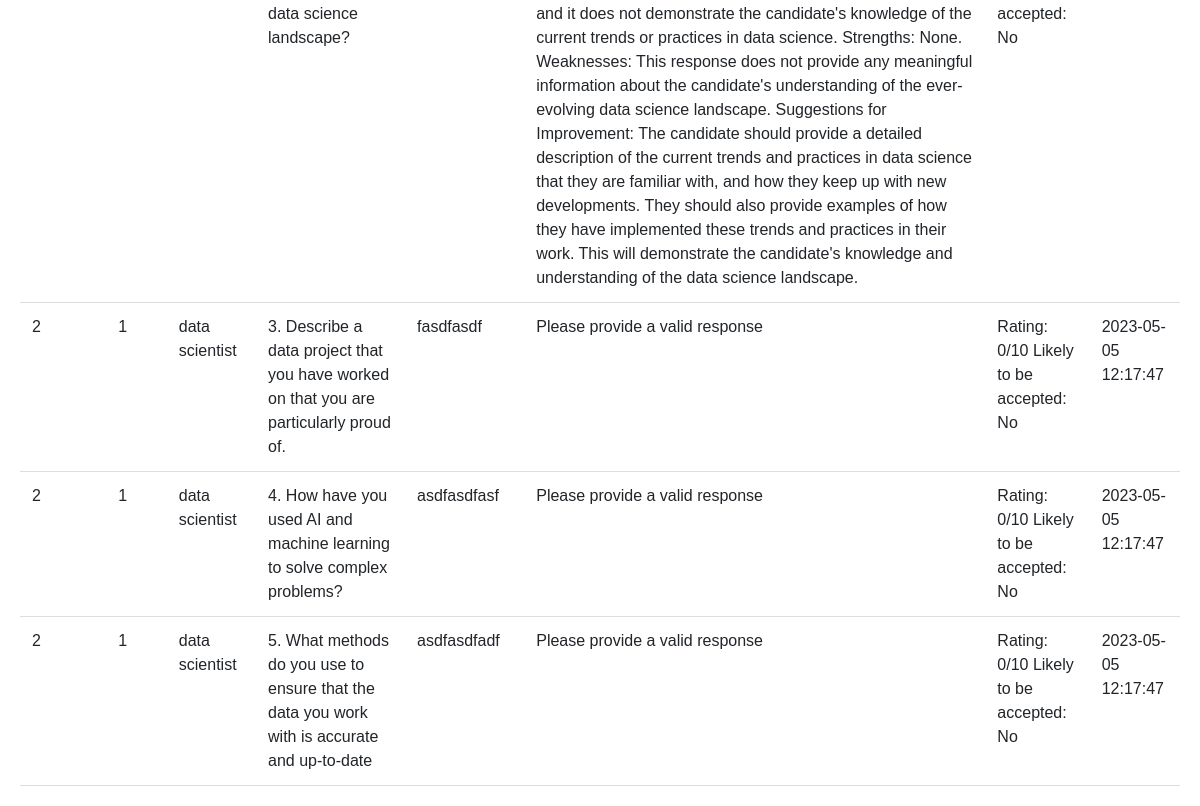
/chat_logs (lower part), run on an earlier commit of the app's database.
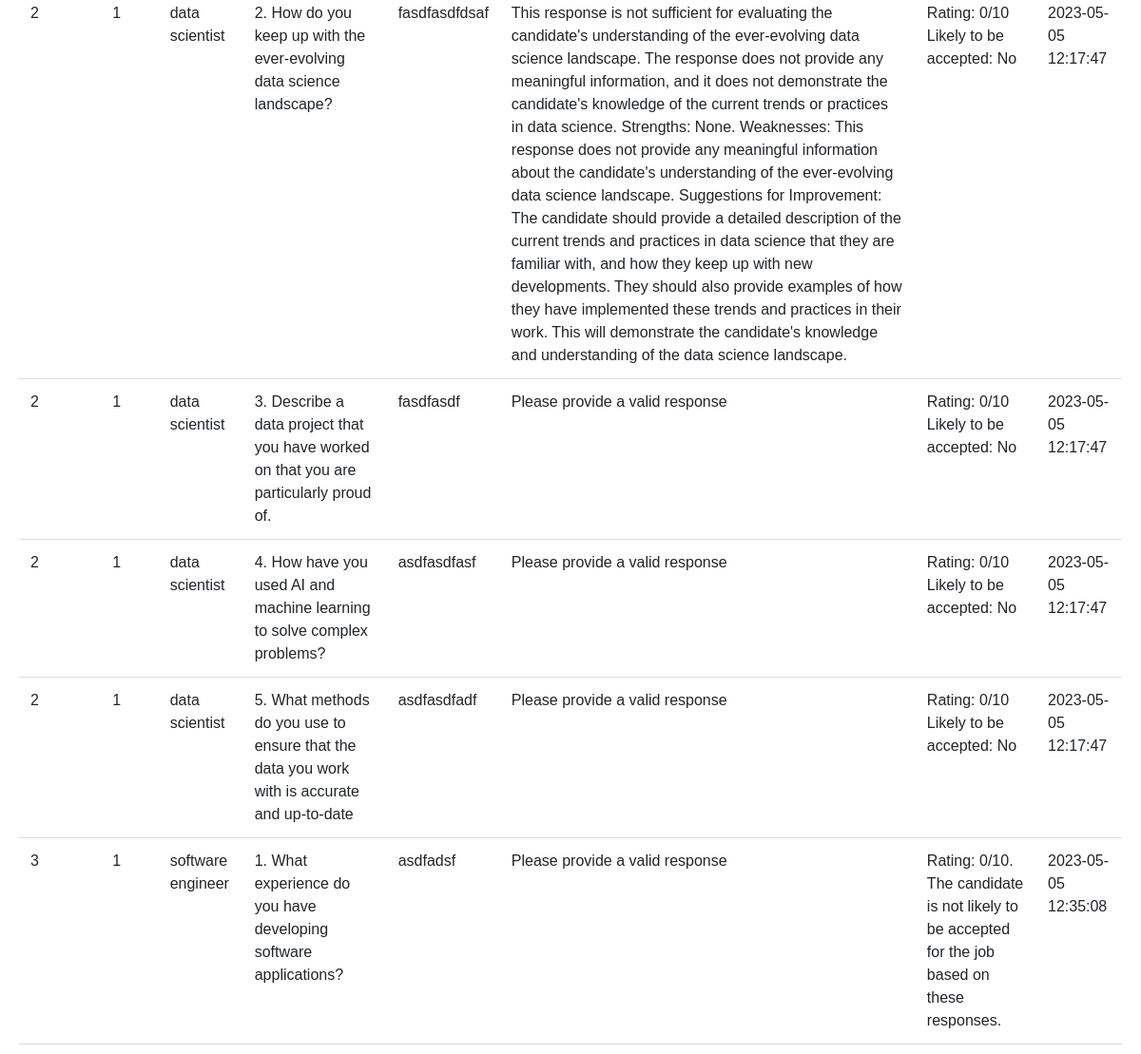
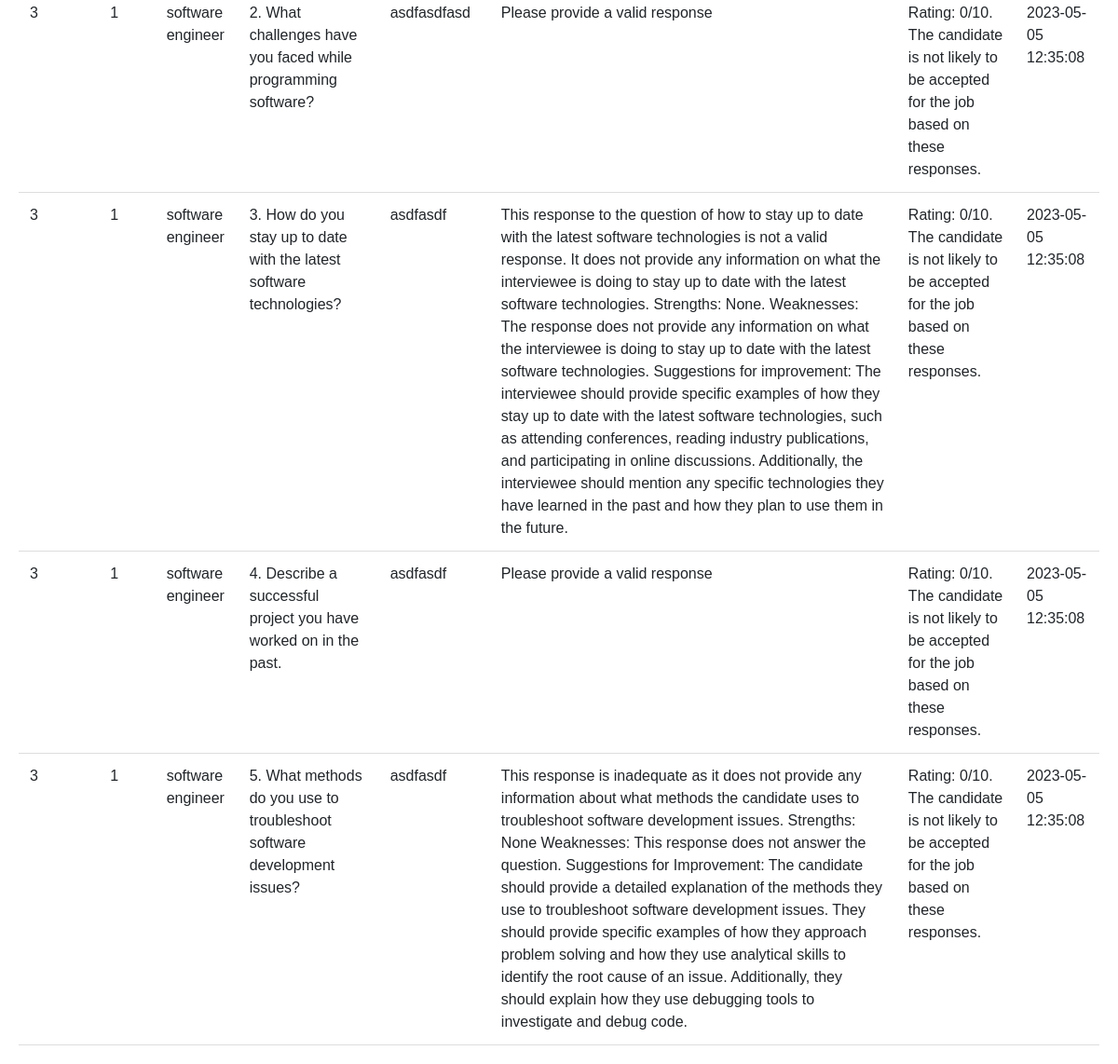
And on a later commit of the database (2 pictures, top to bottom).
### tables this page shows
CREATE TABLE chatHistory (
    chatID INTEGER PRIMARY KEY AUTOINCREMENT, /* Surrogate key */
    sessionID INTEGER NOT NULL, /* Groups the chat history by session */
    botQuestion TEXT NOT NULL, /* The question asked by the bot */
    userResponse TEXT NOT NULL, /* The response given by the user */
    botReview TEXT NOT NULL, /* The review of user answer given by the bot */
    FOREIGN KEY (sessionID) REFERENCES sessionHistory(sessionID) /* Foreign key constraint */
);

CREATE TABLE sessionHistory (
    sessionID INTEGER PRIMARY KEY AUTOINCREMENT, /* SessionID -> each session is 5 questions */
    userID INTEGER NOT NULL, /* Groups the session history by user */
    jobTitle TEXT NOT NULL, /* The job title given by the user */
    finalDecision TEXT, /* The final decision made by the bot -> If the user does not finish a session (when they dont answer all 5 questions), it can be NULL*/
    timestamp TIMESTAMP DEFAULT CURRENT_TIMESTAMP /* The timestamp of the session */
);

### app.py (the view)
@app.route('/chat_logs')
def chat_logs():
    conn = sqlite3.connect('./instance/database.db')
    c = conn.cursor()
    c.execute("SELECT * FROM chatHistory JOIN sessionHistory ON chatHistory.sessionID = sessionHistory.sessionID")
    logs = c.fetchall()
    conn.close()
    return render_template('chat_logs.html', logs=logs)

### templates/chat_logs.html (shortened to what this page needs)
<!DOCTYPE html>
<html lang="en">
  <head>
    <link
      rel="stylesheet"
      href="https://maxcdn.bootstrapcdn.com/bootstrap/4.5.2/css/bootstrap.min.css"
    />
  </head>
  <body>
    <table class="table">
      <tbody id="chatLogsTable">
        {% for log in logs %}
        <tr>
          <td>{{ log[1] }}</td>
          <td>{{ log[6] }}</td>
          <td>{{ log[7] }}</td>
          <td>{{ log[2] }}</td>
          <td>{{ log[3] }}</td>
          <td>{{ log[4] }}</td>
          <td>{{ log[8] }}</td>
          <td>{{ log[9] }}</td>
        </tr>
        {% endfor %}
      </tbody>
    </table>
  </body>
  </html>

### templates/chat_logs.html (style rules this page uses)
body { font-family: Arial, Helvetica, sans-serif; margin: 20px; }
table { width: 100%; border-collapse: collapse; }

What changed in the data, as far as the page shows it:
now on this page (row unchanged): chatHistory: sessionID "2", userID "1", jobTitle "data scientist", botQuestion "2. How do you keep up with the ever-evolving data science landscape?", userResponse "fasdfasdfdsaf", botReview "This response is not sufficient for evaluating the candidate's understanding of the ever-evolving data science landscape. The response does not provide any meaningful information, and it does not demonstrate the candidate's knowledge of the current trends or practices in data science. Strengths: None. Weaknesses: This response does not provide any meaningful information about the candidate's understanding of the ever-evolving data science landscape. Suggestions for Improvement: The candidate should provide a detailed description of the current trends and practices in data science that they are familiar with, and how they keep up with new developments. They should also provide examples of…", finalDecision "Rating: 0/10 Likely to be accepted: No", timestamp "2023-05-05 12:17:47"
added chatHistory: sessionID "3", userID "1", jobTitle "software engineer", botQuestion "1. What experience do you have developing software applications?", userResponse "asdfadsf", botReview "Please provide a valid response", finalDecision "Rating: 0/10. The candidate is not likely to be accepted for the job based on these responses.", timestamp "2023-05-05 12:35:08"
added chatHistory: sessionID "3", userID "1", jobTitle "software engineer", botQuestion "2. What challenges have you faced while programming software?", userResponse "asdfasdfasd", botReview "Please provide a valid response", finalDecision "Rating: 0/10. The candidate is not likely to be accepted for the job based on these responses.", timestamp "2023-05-05 12:35:08"
added chatHistory: sessionID "3", userID "1", jobTitle "software engineer", botQuestion "3. How do you stay up to date with the latest software technologies?", userResponse "asdfasdf", botReview "This response to the question of how to stay up to date with the latest software technologies is not a valid response. It does not provide any information on what the interviewee is doing to stay up to date with the latest software technologies. Strengths: None. Weaknesses: The response does not provide any information on what the interviewee is doing to stay up to date with the latest software technologies. Suggestions for improvement: The interviewee should provide specific examples of how they stay up to date with the latest software technologies, such as attending conferences, reading industry publications, and participating in online discussions. Additionally, the interviewee should…", finalDecision "Rating: 0/10. The candidate is not likely to be accepted for the job based on these responses.", timestamp "2023-05-05 12:35:08"
added chatHistory: sessionID "3", userID "1", jobTitle "software engineer", botQuestion "4. Describe a successful project you have worked on in the past.", userResponse "asdfasdf", botReview "Please provide a valid response", finalDecision "Rating: 0/10. The candidate is not likely to be accepted for the job based on these responses.", timestamp "2023-05-05 12:35:08"
added chatHistory: sessionID "3", userID "1", jobTitle "software engineer", botQuestion "5. What methods do you use to troubleshoot software development issues?", userResponse "asdfasdf", botReview "This response is inadequate as it does not provide any information about what methods the candidate uses to troubleshoot software development issues. Strengths: None Weaknesses: This response does not answer the question. Suggestions for Improvement: The candidate should provide a detailed explanation of the methods they use to troubleshoot software development issues. They should provide specific examples of how they approach problem solving and how they use analytical skills to identify the root cause of an issue. Additionally, they should explain how they use debugging tools to investigate and debug code.", finalDecision "Rating: 0/10. The candidate is not likely to be accepted for the job based on these responses.", timestamp "2023-05-05 12:35:08"
